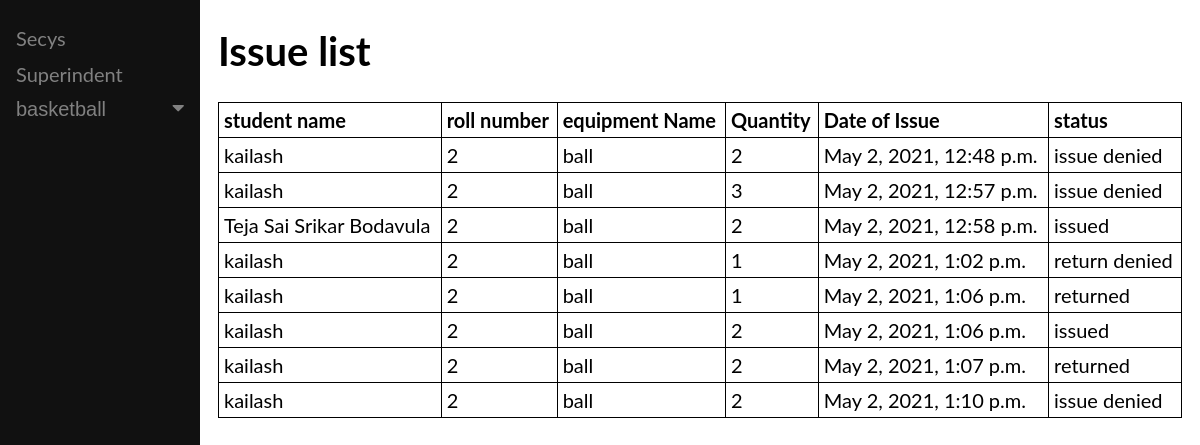
Before: /sportapp/1/IssueList/ with the older database file.
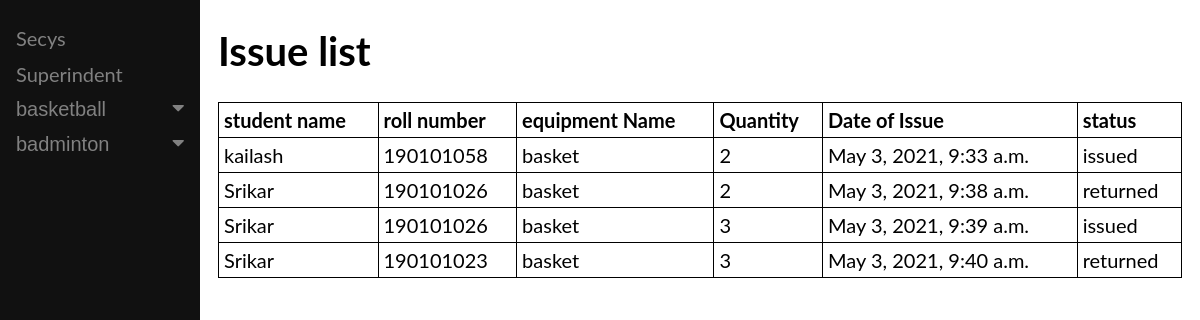
After: the same page with the newer database file.
### sportapp/models.py (models this page shows, shortened)
class clubs(models.Model):
    name = models.CharField(max_length=30,help_text='Enter a club name')
    secy_name= models.CharField(max_length=30,help_text='Enter a secy name')
    email=  models.EmailField()

class issue(models.Model):
    equipment_name= models.ForeignKey('equipment',on_delete=models.CASCADE, null=True)
    roll= models.CharField(max_length=30)
    name=  models.CharField(max_length=50)
    quantity= models.PositiveIntegerField(null=True)
    date= models.DateTimeField(auto_now=True)
    is_return= models.BooleanField(default=False)
    is_pending= models.BooleanField(default=True)
    req=models.BooleanField(default=False)
    class Meta:
        ordering = ['date']

class equipment(models.Model):
    id = models.UUIDField(primary_key=True, default=uuid.uuid4, help_text='Unique ID for this particular equipment')
    name = models.CharField(max_length=30)
    total_quantity= models.IntegerField(null=True)
    available_quantity=models.IntegerField(null=True)
    sport= models.ForeignKey('clubs', on_delete=models.CASCADE)
    specification=models.TextField(null=True)
    def __str__(self):
        return self.name

### sportapp/views.py (the view)
# urls.py: path('<pk>/IssueList/',views.IssueListView,name='IssueList'),
def IssueListView(request,pk):
    clubs_list=clubs.objects.all()
    club=clubs.objects.get(pk=pk)
    equipments=club.equipment_set.all()
    tot_list=issue.objects.all()
    issue_list=[]
    for equip in equipments:
        for o in tot_list:
            if (str(o.equipment_name) == str(equip.name)):
                issue_list.append(o)
    context = {
             'clubs_list': clubs_list,
             'pk': pk,
            'issue_list':issue_list,
            'equipments':equipments,
        }
    return render(request, 'sportapp/Issue_list.html', context)

### sportapp/templates/sportapp/Issue_list.html (shortened to what this page needs)
<!DOCTYPE html>
<html>
<head>
<link rel="stylesheet" href="https://cdnjs.cloudflare.com/ajax/libs/font-awesome/4.7.0/css/font-awesome.min.css">
</head>
<body>
<div class="sidenav">
    <a href="{% url 'clubsList' %}">Secys</a>
    <a href="{% url 'superindent' %}">Superindent</a>
    {% if clubs_list %}
    {% for club in clubs_list %}
  <button class="dropdown-btn">{{club.name}}
    <i class="fa fa-caret-down"></i>
  </button>
  {% endfor %}
  {% endif %}
</div>
<div class="main">
    <h1>
        Issue list
    </h1>
    {% if issue_list %}
    <table style="width:100%">
        <tr>
          <th>student name</th>
          <th>roll number</th>
            <th>equipment Name</th>
            <th>Quantity</th>
            <th>Date of Issue</th>
            <th>status</th>
          </tr>
      {% for obj in issue_list %}
      <tr>
        <td>{{obj.name}}</td>
        <td>{{obj.roll}}</td>
        <td>{{obj.equipment_name}}</td>
        <td>{{obj.quantity}}</td>
        <td>{{obj.date}}</td>
        {% if obj.is_return  %}
        {% if obj.is_pending %}
        <td>return request pending</td>
        {% else %}
        {% if obj.req%}
        <td>returned</td>
        {%else%}
        <td>return denied</td>
        {% endif %}
        {% endif %}
        {% else %}
        {% if obj.is_pending %}
        <td>issue request pending</td>
        {% else %}
        {%if obj.req%}
       <td> issued</td>
       {%else%}
       <td>issue denied</td>
       {%endif%}
        {% endif %}
        {% endif %}
      </tr>
    {% endfor %}
</table>
  {% else %}
    <p>There are no Issue_Equipments </p>
  {% endif %}
</div>
</body>
</html>

### sportapp/templates/sportapp/Issue_list.html (style rules this page uses)
body { font-family: "Lato", sans-serif; }
.sidenav { height: 100%; width: 200px; position: fixed; z-index: 1; top: 0; left: 0; background-color: #111; overflow-x: hidden; padding-top: 20px; }
.sidenav a, .dropdown-btn { padding: 6px 8px 6px 16px; text-decoration: none; font-size: 20px; color: #818181; display: block; border: none; background: none; width: 100%; text-align: left; cursor: pointer; outline: none; }
.main { margin-left: 200px; font-size: 20px; padding: 0px 10px; }
.fa-caret-down { float: right; padding-right: 8px; }
table, th, td { border: 1px solid black; border-collapse: collapse; }
th, td { padding: 5px; text-align: left; }

Changed rows visible on the page:
removed issue: name "kailash", roll "2", equipment_name "ball", quantity "2", date "May 2, 2021, 12:48 p.m.", is_return "issue denied"
removed issue: name "kailash", roll "2", equipment_name "ball", quantity "3", date "May 2, 2021, 12:57 p.m.", is_return "issue denied"
removed issue: name "Teja Sai Srikar Bodavula", roll "2", equipment_name "ball", quantity "2", date "May 2, 2021, 12:58 p.m.", is_return "issued"
removed issue: name "kailash", roll "2", equipment_name "ball", quantity "1", date "May 2, 2021, 1:02 p.m.", is_return "return denied"
removed issue: name "kailash", roll "2", equipment_name "ball", quantity "1", date "May 2, 2021, 1:06 p.m.", is_return "returned"
removed issue: name "kailash", roll "2", equipment_name "ball", quantity "2", date "May 2, 2021, 1:06 p.m.", is_return "issued"
removed issue: name "kailash", roll "2", equipment_name "ball", quantity "2", date "May 2, 2021, 1:07 p.m.", is_return "returned"
removed issue: name "kailash", roll "2", equipment_name "ball", quantity "2", date "May 2, 2021, 1:10 p.m.", is_return "issue denied"
added clubs: name "badminton"
added issue: name "kailash", roll "190101058", equipment_name "basket", quantity "2", date "May 3, 2021, 9:33 a.m.", is_return "issued"
added issue: name "Srikar", roll "190101026", equipment_name "basket", quantity "2", date "May 3, 2021, 9:38 a.m.", is_return "returned"
added issue: name "Srikar", roll "190101026", equipment_name "basket", quantity "3", date "May 3, 2021, 9:39 a.m.", is_return "issued"
added issue: name "Srikar", roll "190101023", equipment_name "basket", quantity "3", date "May 3, 2021, 9:40 a.m.", is_return "returned"
